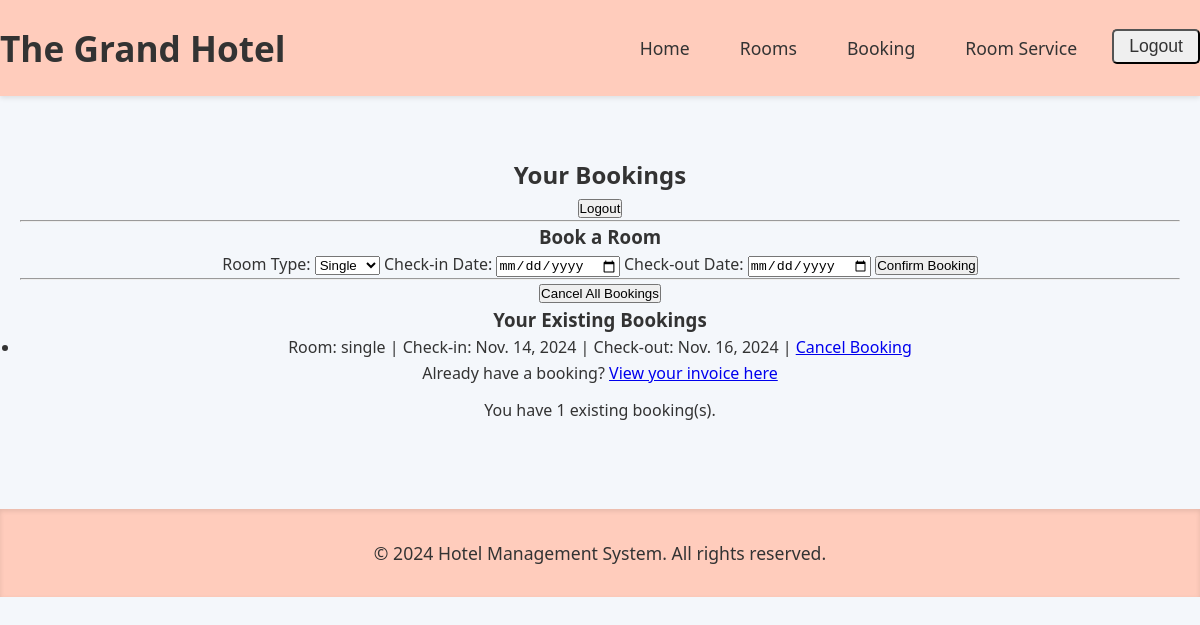
The page /bookings/ (signed in) on the database its author committed.
### hotel/models.py (models this page shows, shortened)
class Booking(models.Model):
    user = models.ForeignKey(User, on_delete=models.CASCADE)
    room_type = models.CharField(max_length=10, choices=ROOM_TYPES, default='single')
    check_in_date = models.DateField(default=datetime.date.today)
    check_out_date = models.DateField(default=datetime.date.today)
    bill = models.DecimalField(max_digits=10, decimal_places=2, default=0)
    room_price = models.DecimalField(max_digits=10, decimal_places=2, null=True)
    nights = models.IntegerField(null=True)

### hotel/views.py (the view)
# urls.py: path('bookings/', views.bookings, name='bookings'),
@login_required
def bookings(request):
    user_bookings = Booking.objects.filter(user=request.user)
    booking_count = user_bookings.count()  # Count the user's bookings
    if booking_count > 0:
        messages.info(request, f"You have {booking_count} existing booking(s).")
    return render(request, 'bookings.html', {'bookings': user_bookings})

### templates/hotel/bookings.html (shortened to what this page needs)
{% extends 'base.html' %}
{% load static %}
{% block content %}
<h2>Your Bookings</h2>
<form method="POST" action="{% url 'logout' %}">
    <button type="submit" class="logout-button">Logout</button>
</form>
<hr>
<h3>Book a Room</h3>
<form method="POST" action="{% url 'book_room' %}">
    <label for="room_type">Room Type:</label>
    <select name="room_type" required>
        <option value="single">Single</option>
    </select>
    <label for="check_in_date">Check-in Date:</label>
    <input type="date" name="check_in_date" required>
    <label for="check_out_date">Check-out Date:</label>
    <input type="date" name="check_out_date" required>
    <button type="submit">Confirm Booking</button>
</form>
<hr>
<form method="POST" action="{% url 'cancel_all_bookings' %}">
    <button type="submit" class="cancel-all-button">Cancel All Bookings</button>
</form>
<h3>Your Existing Bookings</h3>
{% if bookings %}
    <ul>
        {% for booking in bookings %}
            <li>
                Room: {{ booking.room_type }} |
                Check-in: {{ booking.check_in_date }} |
                Check-out: {{ booking.check_out_date }} |
                <a href="{% url 'cancel_booking' booking.id %}">Cancel Booking</a>
            </li>
        {% endfor %}
    </ul>
{% else %}
    <p>You don't have any bookings yet.</p>
{% endif %}
<p>Already have a booking? <a href="{% url 'invoice' %}">View your invoice here</a></p>
{% if messages %}
    <div id="django-messages" data-message="{% for message in messages %}{{ message }}{% if not forloop.last %}<br>{% endif %}{% endfor %}">
        {% for message in messages %}
            <div class="alert {{ message.tags }}">
                {{ message }}
            </div>
        {% endfor %}
    </div>
{% endif %}
{% endblock %}

### static/css/styles.css (style rules this page uses)
* { margin: 0; padding: 0; box-sizing: border-box; }
body { font-family: 'Segoe UI', Tahoma, Geneva, Verdana, sans-serif; background-color: #f4f7fb; color: #333; line-height: 1.6; }
.alert { padding: 10px; margin-bottom: 15px; border: 1px solid transparent; border-radius: 4px; }

### rows shown on the page
Booking: room_type "single", check_in_date "Nov. 14, 2024", check_out_date "Nov. 16, 2024"

### other values the page prints
{{ message }} "You have 1 existing booking(s)."
